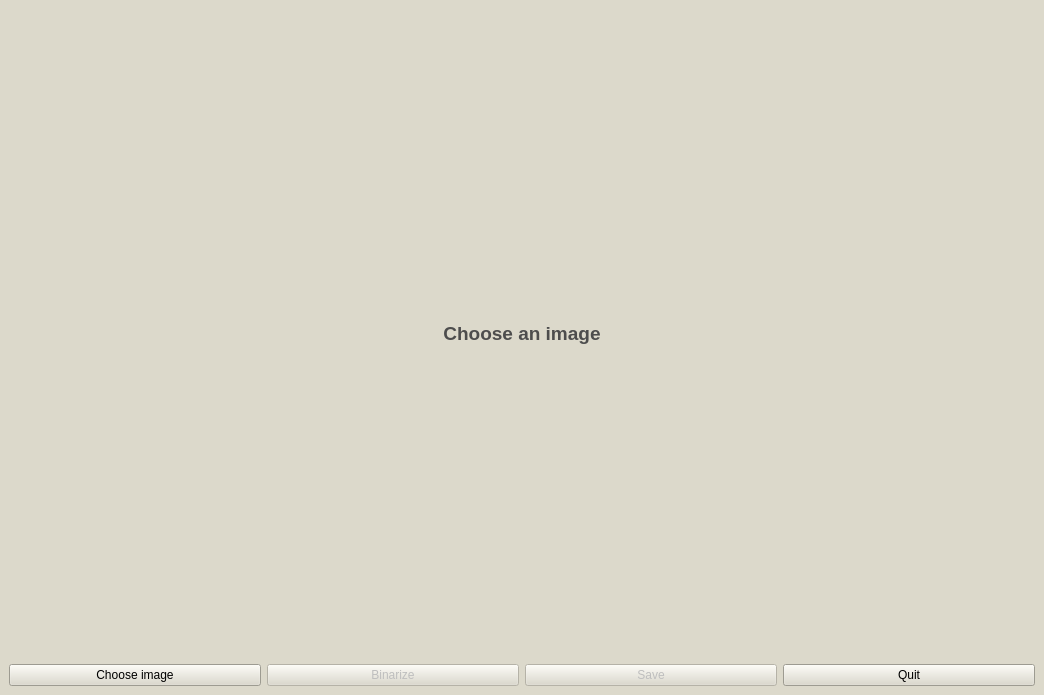
<?xml version="1.0" encoding="UTF-8"?>
<ui version="4.0">
 <class>MainWindow</class>
 <widget class="QMainWindow" name="MainWindow">
  <property name="geometry">
   <rect>
    <x>0</x>
    <y>0</y>
    <width>1044</width>
    <height>695</height>
   </rect>
  </property>
  <property name="windowTitle">
   <string>Document Binarizer v1.0.0</string>
  </property>
  <property name="windowIcon">
   <iconset>
    <normaloff>etc/Screenshot from 2020-05-18 22-09-21.png</normaloff>etc/Screenshot from 2020-05-18 22-09-21.png</iconset>
  </property>
  <property name="whatsThis">
   <string comment="xcvxc" extracomment="xcvxc"/>
  </property>
  <property name="styleSheet">
   <string notr="true">background-color:rgb(220, 217, 203)</string>
  </property>
  <widget class="QWidget" name="centralwidget">
   <layout class="QVBoxLayout" name="verticalLayout">
    <item>
     <widget class="QLabel" name="imgView">
      <property name="cursor">
       <cursorShape>ArrowCursor</cursorShape>
      </property>
      <property name="text">
       <string>&lt;html&gt;&lt;head/&gt;&lt;body&gt;&lt;p align=&quot;center&quot;&gt;&lt;span style=&quot; font-size:14pt; font-weight:600; color:#4d4d4d;&quot;&gt;Choose an image&lt;/span&gt;&lt;/p&gt;&lt;/body&gt;&lt;/html&gt;</string>
      </property>
      <property name="alignment">
       <set>Qt::AlignCenter</set>
      </property>
     </widget>
    </item>
    <item>
     <layout class="QHBoxLayout" name="horizontalLayout">
      <item>
       <widget class="QPushButton" name="btnBrowse">
        <property name="cursor">
         <cursorShape>PointingHandCursor</cursorShape>
        </property>
        <property name="toolTip">
         <string>Choose an image to binarize</string>
        </property>
        <property name="text">
         <string>Choose image</string>
        </property>
       </widget>
      </item>
      <item>
       <widget class="QPushButton" name="btnBinarize">
        <property name="enabled">
         <bool>false</bool>
        </property>
        <property name="cursor">
         <cursorShape>PointingHandCursor</cursorShape>
        </property>
        <property name="toolTip">
         <string>Start binarization</string>
        </property>
        <property name="text">
         <string>Binarize</string>
        </property>
       </widget>
      </item>
      <item>
       <widget class="QPushButton" name="btnSave">
        <property name="enabled">
         <bool>false</bool>
        </property>
        <property name="cursor">
         <cursorShape>PointingHandCursor</cursorShape>
        </property>
        <property name="toolTip">
         <string>Save the image to the desired directory</string>
        </property>
        <property name="text">
         <string>Save</string>
        </property>
       </widget>
      </item>
      <item>
       <widget class="QPushButton" name="btnQuit">
        <property name="cursor">
         <cursorShape>PointingHandCursor</cursorShape>
        </property>
        <property name="toolTip">
         <string>Quit the program</string>
        </property>
        <property name="text">
         <string>Quit</string>
        </property>
       </widget>
      </item>
     </layout>
    </item>
   </layout>
  </widget>
 </widget>
 <resources/>
 <connections/>
</ui>
